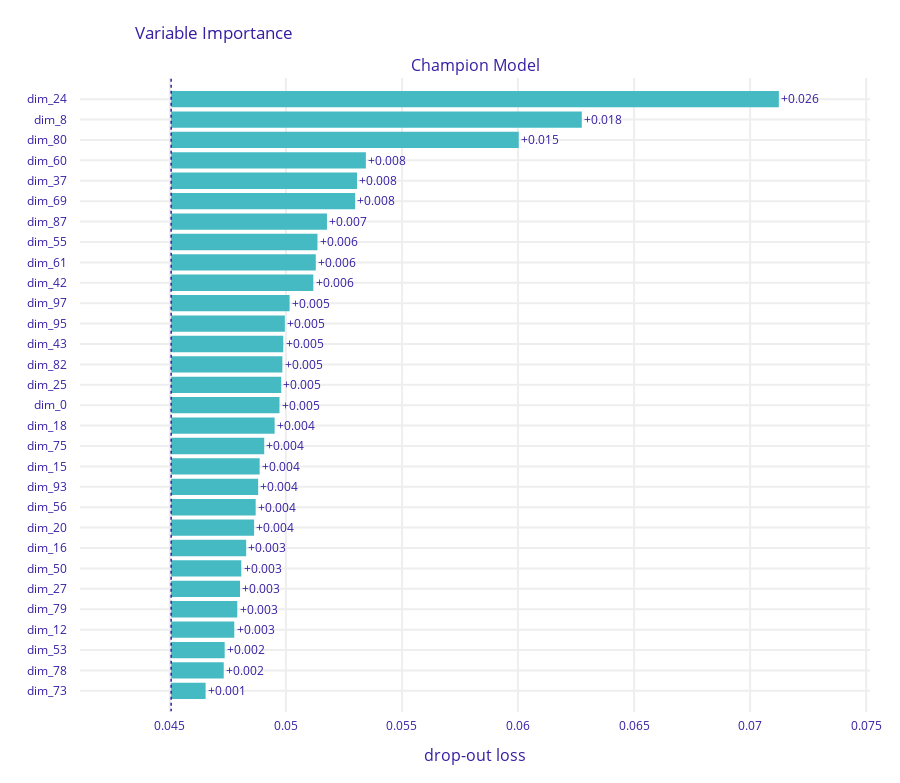

The notebook cell this image was saved under:
### Code cell
import dalex
# Create an explainer object
exp = dalex.Explainer(model, X_train_scaled_df, y_train, label='Champion Model')

# Calculate feature importance
feature_importance = exp.model_parts()
feature_importance.plot(max_vars=60)

### Figure 1 — Plotly figure (JSON) as saved in the notebook; plotly's stock layout.template omitted (floating-point values rounded to 4 significant figures)
{"data": [{"base": 0.04506, "hoverinfo": "text", "hoverlabel": {"bgcolor": "rgba(0,0,0,0.8)"}, "hovertext": ["Model: Champion Model loss after<br>variable: dim_24 is permuted: 0.071<br>Drop-out loss change: +0.026", "Model: Champion Model loss after<br>variable: dim_8 is permuted: 0.063<br>Drop-out loss change: +0.018", "Model: Champion Model loss after<br>variable: dim_80 is permuted: 0.06<br>Drop-out loss change: +0.015", "Model: Champion Model loss after<br>variable: dim_60 is permuted: 0.053<br>Drop-out loss change: +0.008", "Model: Champion Model loss after<br>variable: dim_37 is permuted: 0.053<br>Drop-out loss change: +0.008", "Model: Champion Model loss after<br>variable: dim_69 is permuted: 0.053<br>Drop-out loss change: +0.008", "Model: Champion Model loss after<br>variable: dim_87 is permuted: 0.052<br>Drop-out loss change: +0.007", "Model: Champion Model loss after<br>variable: dim_55 is permuted: 0.051<br>Drop-out loss change: +0.006", "Model: Champion Model loss after<br>variable: dim_61 is permuted: 0.051<br>Drop-out loss change: +0.006", "Model: Champion Model loss after<br>variable: dim_42 is permuted: 0.051<br>Drop-out loss change: +0.006", "Model: Champion Model loss after<br>variable: dim_97 is permuted: 0.05<br>Drop-out loss change: +0.005", "Model: Champion Model loss after<br>variable: dim_95 is permuted: 0.05<br>Drop-out loss change: +0.005", "Model: Champion Model loss after<br>variable: dim_43 is permuted: 0.05<br>Drop-out loss change: +0.005", "Model: Champion Model loss after<br>variable: dim_82 is permuted: 0.05<br>Drop-out loss change: +0.005", "Model: Champion Model loss after<br>variable: dim_25 is permuted: 0.05<br>Drop-out loss change: +0.005", "Model: Champion Model loss after<br>variable: dim_0 is permuted: 0.05<br>Drop-out loss change: +0.005", "Model: Champion Model loss after<br>variable: dim_18 is permuted: 0.05<br>Drop-out loss change: +0.004", "Model: Champion Model loss after<br>variable: dim_75 is permuted: 0.049<br>Drop-out loss change: +0.004", "Model: Champion Model loss after<br>variable: dim_15 is permuted: 0.049<br>Drop-out loss change: +0.004", "Model: Champion Model loss after<br>variable: dim_93 is permuted: 0.049<br>Drop-out loss change: +0.004", "Model: Champion Model loss after<br>variable: dim_56 is permuted: 0.049<br>Drop-out loss change: +0.004", "Model: Champion Model loss after<br>variable: dim_20 is permuted: 0.049<br>Drop-out loss change: +0.004", "Model: Champion Model loss after<br>variable: dim_16 is permuted: 0.048<br>Drop-out loss change: +0.003", "Model: Champion Model loss after<br>variable: dim_50 is permuted: 0.048<br>Drop-out loss change: +0.003", "Model: Champion Model loss after<br>variable: dim_27 is permuted: 0.048<br>Drop-out loss change: +0.003", "Model: Champion Model loss after<br>variable: dim_79 is permuted: 0.048<br>Drop-out loss change: +0.003", "Model: Champion Model loss after<br>variable: dim_12 is permuted: 0.048<br>Drop-out loss change: +0.003", "Model: Champion Model loss after<br>variable: dim_53 is permuted: 0.047<br>Drop-out loss change: +0.002", "Model: Champion Model loss after<br>variable: dim_78 is permuted: 0.047<br>Drop-out loss change: +0.002", "Model: Champion Model loss after<br>variable: dim_73 is permuted: 0.047<br>Drop-out loss change: +0.001"], "marker": {"color": "#46bac2"}, "orientation": "h", "showlegend": false, "text": ["+0.026", "+0.018", "+0.015", "+0.008", "+0.008", "+0.008", "+0.007", "+0.006", "+0.006", "+0.006", "+0.005", "+0.005", "+0.005", "+0.005", "+0.005", "+0.005", "+0.004", "+0.004", "+0.004", "+0.004", "+0.004", "+0.004", "+0.003", "+0.003", "+0.003", "+0.003", "+0.003", "+0.002", "+0.002", "+0.001"], "textposition": "outside", "type": "bar", "x": [0.02618, 0.01769, 0.01498, 0.008389, 0.008007, 0.007927, 0.006713, 0.006304, 0.006232, 0.006125, 0.005103, 0.004898, 0.00483, 0.004792, 0.004742, 0.004669, 0.004458, 0.004009, 0.003813, 0.003749, 0.003641, 0.003575, 0.003233, 0.003021, 0.002968, 0.002849, 0.00272, 0.002306, 0.002266, 0.001484], "xaxis": "x", "y": ["dim_24", "dim_8", "dim_80", "dim_60", "dim_37", "dim_69", "dim_87", "dim_55", "dim_61", "dim_42", "dim_97", "dim_95", "dim_43", "dim_82", "dim_25", "dim_0", "dim_18", "dim_75", "dim_15", "dim_93", "dim_56", "dim_20", "dim_16", "dim_50", "dim_27", "dim_79", "dim_12", "dim_53", "dim_78", "dim_73"], "yaxis": "y"}], "layout": {"annotations": [{"font": {"size": 16}, "showarrow": false, "text": "Champion Model", "x": 0.5, "xanchor": "center", "xref": "paper", "y": 1, "yanchor": "bottom", "yref": "paper"}, {"font": {"size": 16}, "showarrow": false, "text": "drop-out loss", "x": 0.5, "xanchor": "center", "xref": "paper", "y": 0, "yanchor": "top", "yref": "paper", "yshift": -30}], "font": {"color": "#371ea3"}, "height": 783, "margin": {"b": 71, "r": 30, "t": 78}, "shapes": [{"line": {"color": "#371ea3", "dash": "dot", "width": 1.5}, "type": "line", "x0": 0.04506, "x1": 0.04506, "xref": "x", "y0": -1, "y1": 30, "yref": "y"}], "title": {"text": "Variable Importance", "x": 0.15}, "xaxis": {"anchor": "y", "automargin": true, "domain": [0, 1], "fixedrange": true, "gridwidth": 2, "range": [0.04113, 0.07516], "tickcolor": "white", "ticklen": 3, "ticks": "outside", "type": "linear", "zeroline": false}, "yaxis": {"anchor": "x", "automargin": true, "autorange": "reversed", "domain": [0, 1], "fixedrange": true, "gridwidth": 2, "tickcolor": "white", "ticklen": 10, "ticks": "outside", "type": "category"}}}
